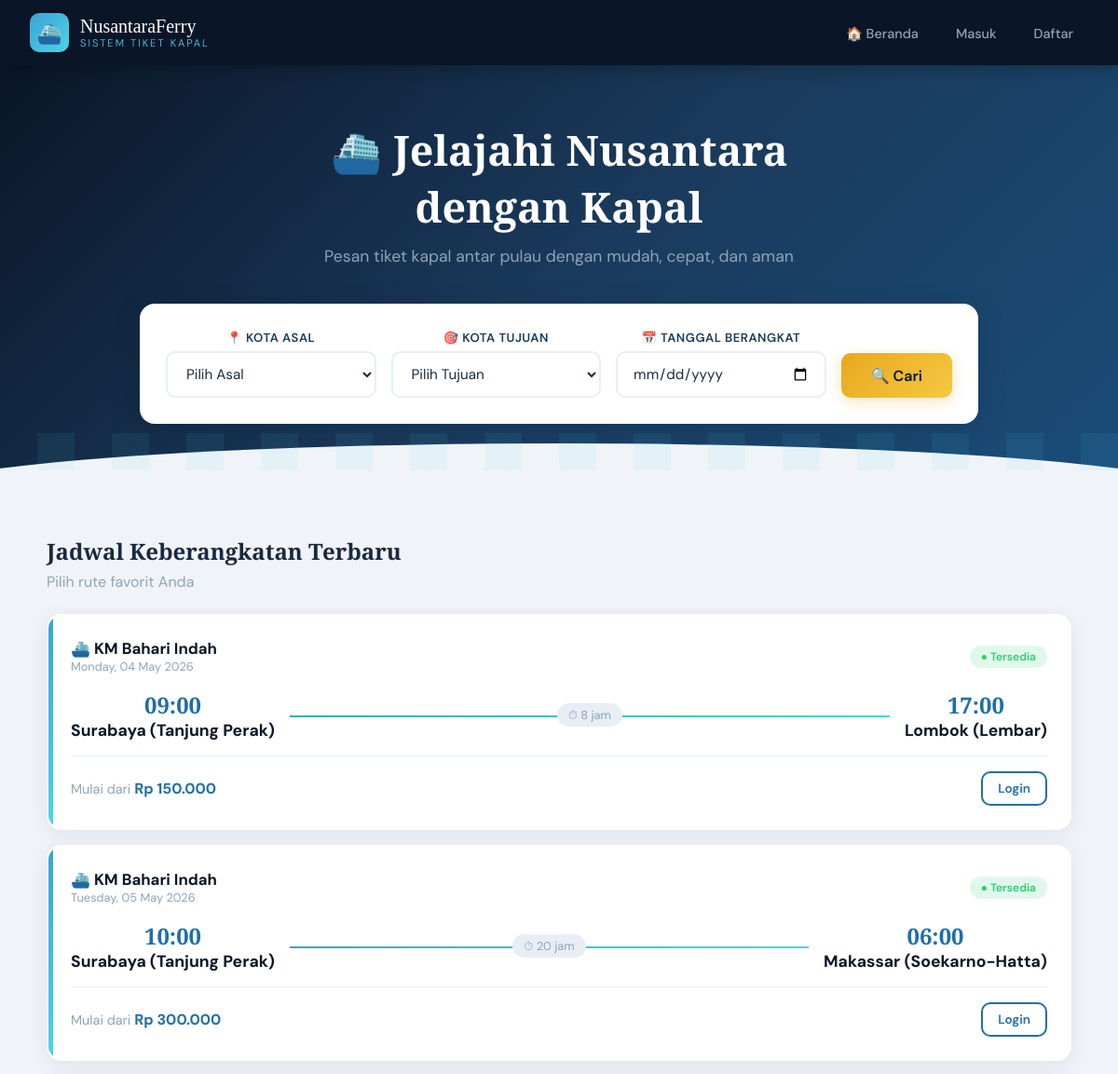
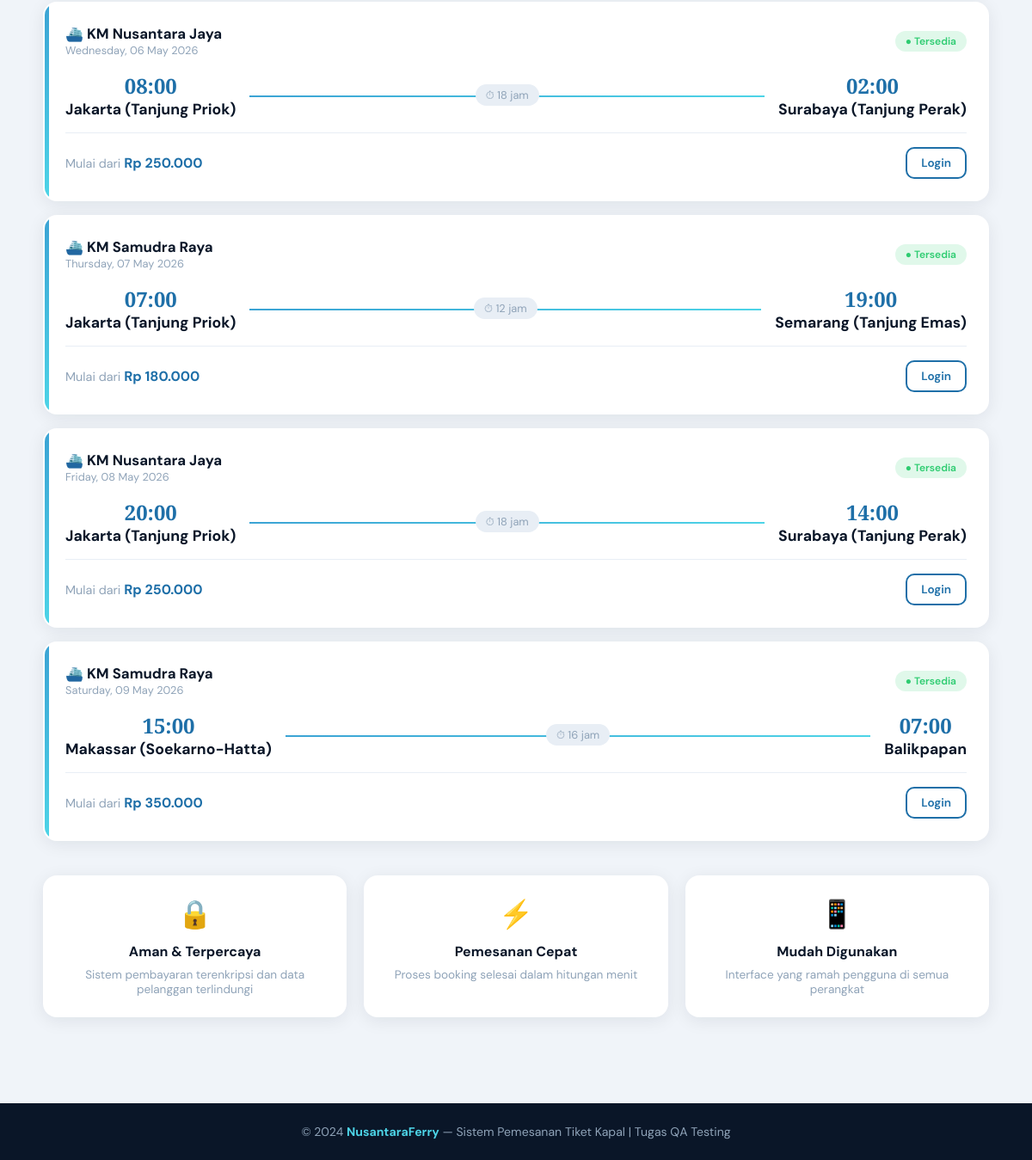
The page / on the database its author committed (2 pictures, top to bottom).
### tables this page shows
CREATE TABLE IF NOT EXISTS jadwal (
    id INT AUTO_INCREMENT PRIMARY KEY,
    kapal_id INT NOT NULL,
    rute_id INT NOT NULL,
    tanggal_berangkat DATE NOT NULL,
    jam_berangkat TIME NOT NULL,
    jam_tiba TIME NOT NULL,
    harga_ekonomi DECIMAL(12,2) NOT NULL,
    harga_bisnis DECIMAL(12,2) NOT NULL,
    harga_vip DECIMAL(12,2) NOT NULL,
    sisa_kursi_ekonomi INT NOT NULL,
    sisa_kursi_bisnis INT NOT NULL,
    sisa_kursi_vip INT NOT NULL,
    status ENUM('aktif','penuh','dibatalkan') DEFAULT 'aktif',
    FOREIGN KEY (kapal_id) REFERENCES kapal(id),
    FOREIGN KEY (rute_id) REFERENCES rute(id)
);

CREATE TABLE IF NOT EXISTS kapal (
    id INT AUTO_INCREMENT PRIMARY KEY,
    nama_kapal VARCHAR(100) NOT NULL,
    kode_kapal VARCHAR(20) UNIQUE NOT NULL,
    kapasitas INT NOT NULL,
    deskripsi TEXT
);

CREATE TABLE IF NOT EXISTS rute (
    id INT AUTO_INCREMENT PRIMARY KEY,
    asal VARCHAR(100) NOT NULL,
    tujuan VARCHAR(100) NOT NULL,
    jarak_km INT,
    estimasi_jam INT
);

### includes/config.php (called while the page is built, shortened)
<?php
function isLoggedIn() {
    return isset($_SESSION['user_id']);
}
function formatRupiah($angka) {
    return "Rp " . number_format($angka, 0, ',', '.');
}
?>

### index.php (the view, shortened to what this page needs)
<?php
require_once 'includes/config.php';
$db = getDB();
$asal    = $_GET['asal'] ?? '';
$tujuan  = $_GET['tujuan'] ?? '';
$tanggal = $_GET['tanggal'] ?? '';
$jadwal_list = [];
$jadwal_terbaru = [];
if (empty($asal)) {
    $res = $db->query("
        SELECT j.*, k.nama_kapal, r.asal, r.tujuan, r.estimasi_jam
        FROM jadwal j
        JOIN kapal k ON j.kapal_id = k.id
        JOIN rute r ON j.rute_id = r.id
        WHERE j.tanggal_berangkat >= CURDATE() AND j.status = 'aktif'
        ORDER BY j.tanggal_berangkat, j.jam_berangkat
        LIMIT 6
    ");
    $jadwal_terbaru = $res->fetch_all(MYSQLI_ASSOC);
}
?>
<!DOCTYPE html>
<html lang="id">
<head>
    <link rel="stylesheet" href="css/style.css">
</head>
<body>
<?php require_once 'includes/navbar.php'; ?>
<div class="hero">
    <div class="hero-waves"></div>
    <div class="container">
        <h1>⛴️ Jelajahi Nusantara<br>dengan Kapal</h1>
        <p>Pesan tiket kapal antar pulau dengan mudah, cepat, dan aman</p>
        <div class="search-box">
            <form method="GET" action="index.php">
                <div class="search-grid">
                    <div class="form-group" style="margin:0">
                        <label class="form-label">📍 Kota Asal</label>
                        <select name="asal" class="form-control" required>
                            <option value="">Pilih Asal</option>
                        </select>
                    </div>
                    <div class="form-group" style="margin:0">
                        <label class="form-label">🎯 Kota Tujuan</label>
                        <select name="tujuan" class="form-control" required>
                            <option value="">Pilih Tujuan</option>
                        </select>
                    </div>
                    <div class="form-group" style="margin:0">
                        <label class="form-label">📅 Tanggal Berangkat</label>
                        <input type="date" name="tanggal" class="form-control"
                               value="<?= htmlspecialchars($tanggal) ?>"
                               min="<?= date('Y-m-d') ?>" required>
                    </div>
                    <button type="submit" class="btn btn-gold btn-lg" style="height:48px; margin-bottom:0">
                        🔍 Cari
                    </button>
                </div>
            </form>
        </div>
    </div>
</div>
<div class="container section">
    <?php if ($asal && $tujuan && $tanggal): ?>
        <h2 style="font-family:'Playfair Display',serif; margin-bottom:6px;">
            Hasil Pencarian
        </h2>
        <p style="color:#8fa3b8; margin-bottom:24px;">
            <?= htmlspecialchars($asal) ?> → <?= htmlspecialchars($tujuan) ?> |
            <?= date('d F Y', strtotime($tanggal)) ?>
        </p>
        <?php if (empty($jadwal_list)): ?>
            <div class="alert alert-warning">
                😔 Tidak ada jadwal tersedia untuk rute dan tanggal yang dipilih.
                <a href="index.php" style="color:inherit; font-weight:600;">← Cari lagi</a>
            </div>
        <?php else: ?>
            <?php foreach ($jadwal_list as $j): ?>
                <?php
                $jam_tiba_dt = strtotime($j['tanggal_berangkat'] . ' ' . $j['jam_berangkat'] . ' +' . $j['estimasi_jam'] . ' hours');
                ?>
                <div class="jadwal-card">
                    <div class="jadwal-header">
                        <div>
                            <div class="jadwal-kapal">⛴️ <?= htmlspecialchars($j['nama_kapal']) ?></div>
                            <div style="font-size:0.8rem; color:#8fa3b8;">
                                <?= date('l, d F Y', strtotime($j['tanggal_berangkat'])) ?>
                            </div>
                        </div>
                        <span class="badge badge-success">● Tersedia</span>
                    </div>
                    <div class="jadwal-route">
                        <div class="route-city">
                            <div class="city-time"><?= substr($j['jam_berangkat'], 0, 5) ?></div>
                            <div class="city-name"><?= htmlspecialchars($j['asal']) ?></div>
                        </div>
                        <div class="route-line">
                            <span class="duration">⏱ <?= $j['estimasi_jam'] ?> jam</span>
                        </div>
                        <div class="route-city">
                            <div class="city-time"><?= date('H:i', $jam_tiba_dt) ?></div>
                            <div class="city-name"><?= htmlspecialchars($j['tujuan']) ?></div>
                        </div>
                    </div>
                    <div class="harga-grid">
                        <div class="harga-item">
                            <div class="kelas">🪑 Ekonomi</div>
                            <div class="harga"><?= formatRupiah($j['harga_ekonomi']) ?></div>
                            <div class="kursi"><?= $j['sisa_kursi_ekonomi'] ?> kursi tersisa</div>
                        </div>
                        <div class="harga-item">
                            <div class="kelas">💺 Bisnis</div>
                            <div class="harga"><?= formatRupiah($j['harga_bisnis']) ?></div>
                            <div class="kursi"><?= $j['sisa_kursi_bisnis'] ?> kursi tersisa</div>
                        </div>
                        <div class="harga-item">
                            <div class="kelas">👑 VIP</div>
                            <div class="harga"><?= formatRupiah($j['harga_vip']) ?></div>
                            <div class="kursi"><?= $j['sisa_kursi_vip'] ?> kursi tersisa</div>
                        </div>
                    </div>
                    <div style="margin-top:16px; text-align:right;">
                        <?php if (isLoggedIn()): ?>
                            <a href="booking.php?jadwal_id=<?= $j['id'] ?>"
                               class="btn btn-primary">Pilih & Pesan →</a>
                        <?php else: ?>
                            <a href="login.php" class="btn btn-outline">Login untuk Memesan</a>
                        <?php endif; ?>
                    </div>
                </div>
            <?php endforeach; ?>
        <?php endif; ?>
    <?php else: ?>
        <h2 style="font-family:'Playfair Display',serif; margin-bottom:6px;">
            Jadwal Keberangkatan Terbaru
        </h2>
        <p style="color:#8fa3b8; margin-bottom:24px;">Pilih rute favorit Anda</p>
        <?php foreach ($jadwal_terbaru as $j): ?>
            <div class="jadwal-card">
                <div class="jadwal-header">
                    <div>
                        <div class="jadwal-kapal">⛴️ <?= htmlspecialchars($j['nama_kapal']) ?></div>
                        <div style="font-size:0.8rem; color:#8fa3b8;">
                            <?= date('l, d F Y', strtotime($j['tanggal_berangkat'])) ?>
                        </div>
                    </div>
                    <span class="badge badge-success">● Tersedia</span>
                </div>
                <div class="jadwal-route">
                    <div class="route-city">
                        <div class="city-time"><?= substr($j['jam_berangkat'], 0, 5) ?></div>
                        <div class="city-name"><?= htmlspecialchars($j['asal']) ?></div>
                    </div>
                    <div class="route-line">
                        <span class="duration">⏱ <?= $j['estimasi_jam'] ?> jam</span>
                    </div>
                    <div class="route-city">
                        <div class="city-time"><?= substr($j['jam_tiba'], 0, 5) ?></div>
                        <div class="city-name"><?= htmlspecialchars($j['tujuan']) ?></div>
                    </div>
                </div>
                <div style="display:flex; justify-content:space-between; align-items:center; margin-top:16px; padding-top:16px; border-top:1px solid #e8eef5;">
                    <div style="font-size:0.9rem; color:#8fa3b8;">
                        Mulai dari <strong style="color:#1e6fa8; font-size:1rem;">
                            <?= formatRupiah(min($j['harga_ekonomi'], $j['harga_bisnis'], $j['harga_vip'])) ?>
                        </strong>
                    </div>
                    <?php if (isLoggedIn()): ?>
                        <a href="booking.php?jadwal_id=<?= $j['id'] ?>" class="btn btn-primary btn-sm">Pesan →</a>
                    <?php else: ?>
                        <a href="login.php" class="btn btn-outline btn-sm">Login</a>
                    <?php endif; ?>
                </div>
            </div>
        <?php endforeach; ?>
    <?php endif; ?>
    <?php if (!$asal): ?>
    <div style="display:grid; grid-template-columns:repeat(3,1fr); gap:20px; margin-top:40px;">
        <?php
        $fitur = [
            ['🔒','Aman & Terpercaya','Sistem pembayaran terenkripsi dan data pelanggan terlindungi'],
            ['⚡','Pemesanan Cepat','Proses booking selesai dalam hitungan menit'],
            ['📱','Mudah Digunakan','Interface yang ramah pengguna di semua perangkat'],
        ];
        foreach ($fitur as $f): ?>
            <div style="background:white; border-radius:16px; padding:24px; text-align:center; box-shadow:0 4px 20px rgba(10,22,40,0.08);">
                <div style="font-size:2rem; margin-bottom:12px;"><?= $f[0] ?></div>
                <h3 style="font-size:1rem; font-weight:700; color:#0a1628; margin-bottom:8px;"><?= $f[1] ?></h3>
                <p style="font-size:0.85rem; color:#8fa3b8;"><?= $f[2] ?></p>
            </div>
        <?php endforeach; ?>
    </div>
    <?php endif; ?>
</div>
<div class="footer">
    <p>© 2024 <strong>NusantaraFerry</strong> — Sistem Pemesanan Tiket Kapal | Tugas QA Testing</p>
</div>
</body>
</html>

### includes/navbar.php
<?php
$current = basename($_SERVER['PHP_SELF']);
$user_initial = isset($_SESSION['nama']) ? strtoupper(substr($_SESSION['nama'], 0, 1)) : 'U';
?>
<nav class="navbar">
    <a href="index.php" class="navbar-brand">
        <div class="logo-icon">⛴️</div>
        <div>
            <div class="brand-text">NusantaraFerry</div>
            <div class="brand-sub">Sistem Tiket Kapal</div>
        </div>
    </a>
    <ul class="navbar-nav">
        <?php if (isLoggedIn()): ?>
            <li><a href="index.php" class="<?= $current=='index.php'?'active':'' ?>">🏠 Beranda</a></li>
            <li><a href="booking.php" class="<?= $current=='booking.php'?'active':'' ?>">🎫 Pesan Tiket</a></li>
            <li><a href="riwayat.php" class="<?= $current=='riwayat.php'?'active':'' ?>">📋 Riwayat</a></li>
            <?php if (isset($_SESSION['role']) && $_SESSION['role'] === 'admin'): ?>
                <li><a href="admin.php" class="<?= $current=='admin.php'?'active':'' ?>">⚙️ Admin</a></li>
            <?php endif; ?>
            <li>
                <div class="user-badge">
                    <div class="user-avatar"><?= $user_initial ?></div>
                    <span><?= htmlspecialchars($_SESSION['nama'] ?? '') ?></span>
                </div>
            </li>
            <li><a href="logout.php" class="btn-logout">Keluar</a></li>
        <?php else: ?>
            <li><a href="index.php">🏠 Beranda</a></li>
            <li><a href="login.php">Masuk</a></li>
            <li><a href="register.php">Daftar</a></li>
        <?php endif; ?>
    </ul>
</nav>

### rows shown on the page
jadwal: kapal.nama_kapal "KM Bahari Indah", tanggal_berangkat "Monday, 04 May 2026", jam_berangkat "09:00", rute.asal "Surabaya (Tanjung Perak)", rute.estimasi_jam "8", jam_tiba "17:00", rute.tujuan "Lombok (Lembar)", harga_ekonomi+harga_bisnis+harga_vip "Rp 150.000"
jadwal: kapal.nama_kapal "KM Bahari Indah", tanggal_berangkat "Tuesday, 05 May 2026", jam_berangkat "10:00", rute.asal "Surabaya (Tanjung Perak)", rute.estimasi_jam "20", jam_tiba "06:00", rute.tujuan "Makassar (Soekarno-Hatta)", harga_ekonomi+harga_bisnis+harga_vip "Rp 300.000"
jadwal: kapal.nama_kapal "KM Nusantara Jaya", tanggal_berangkat "Wednesday, 06 May 2026", jam_berangkat "08:00", rute.asal "Jakarta (Tanjung Priok)", rute.estimasi_jam "18", jam_tiba "02:00", rute.tujuan "Surabaya (Tanjung Perak)", harga_ekonomi+harga_bisnis+harga_vip "Rp 250.000"
jadwal: kapal.nama_kapal "KM Samudra Raya", tanggal_berangkat "Thursday, 07 May 2026", jam_berangkat "07:00", rute.asal "Jakarta (Tanjung Priok)", rute.estimasi_jam "12", jam_tiba "19:00", rute.tujuan "Semarang (Tanjung Emas)", harga_ekonomi+harga_bisnis+harga_vip "Rp 180.000"
jadwal: kapal.nama_kapal "KM Nusantara Jaya", tanggal_berangkat "Friday, 08 May 2026", jam_berangkat "20:00", rute.asal "Jakarta (Tanjung Priok)", rute.estimasi_jam "18", jam_tiba "14:00", rute.tujuan "Surabaya (Tanjung Perak)", harga_ekonomi+harga_bisnis+harga_vip "Rp 250.000"
jadwal: kapal.nama_kapal "KM Samudra Raya", tanggal_berangkat "Saturday, 09 May 2026", jam_berangkat "15:00", rute.asal "Makassar (Soekarno-Hatta)", rute.estimasi_jam "16", jam_tiba "07:00", rute.tujuan "Balikpapan", harga_ekonomi+harga_bisnis+harga_vip "Rp 350.000"

### other values the page prints
$f[0] "🔒"
$f[1] "Aman & Terpercaya"
$f[2] "Sistem pembayaran terenkripsi dan data pelanggan terlindungi"
$f[0] "⚡"
$f[1] "Pemesanan Cepat"
$f[2] "Proses booking selesai dalam hitungan menit"
$f[0] "📱"
$f[1] "Mudah Digunakan"
$f[2] "Interface yang ramah pengguna di semua perangkat"
